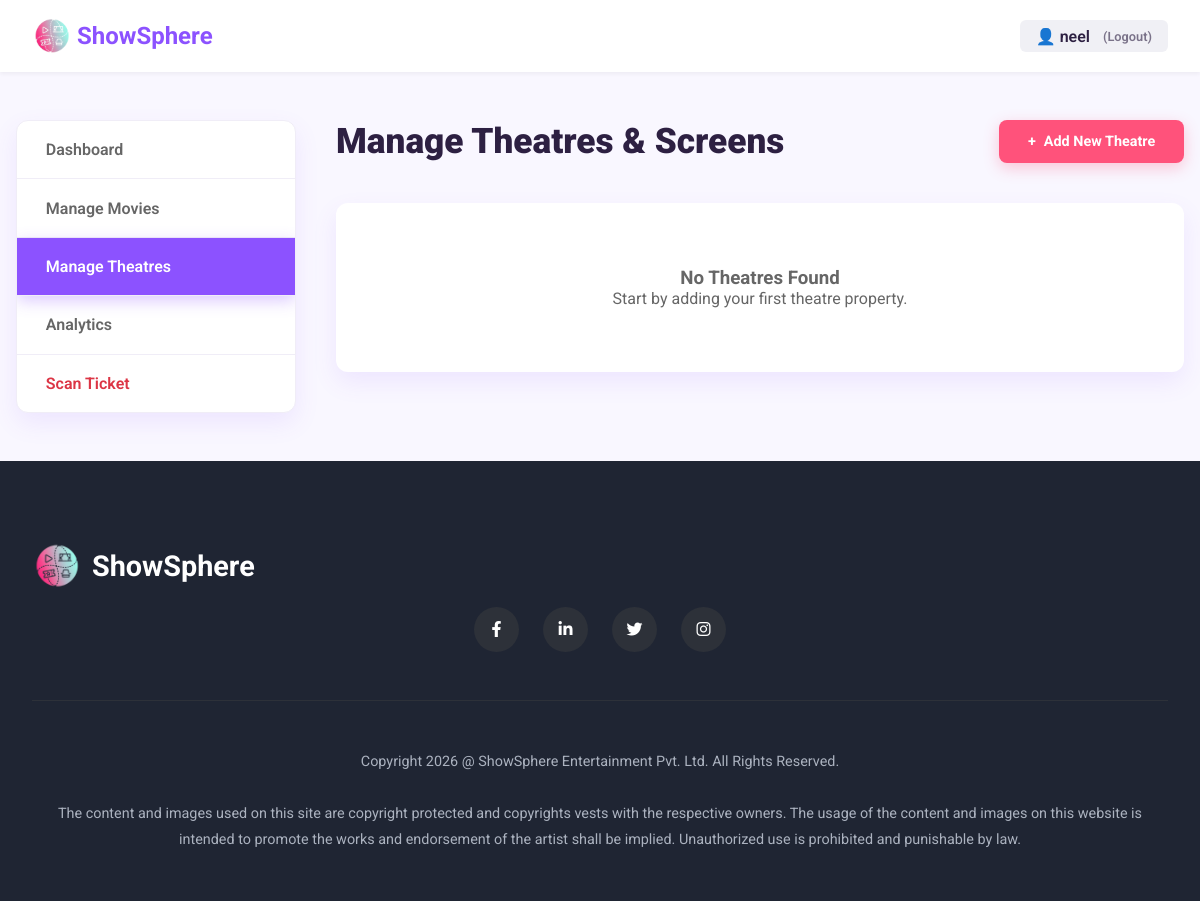
/theatre/theatres/ (signed in), run on an earlier commit of the app's database.
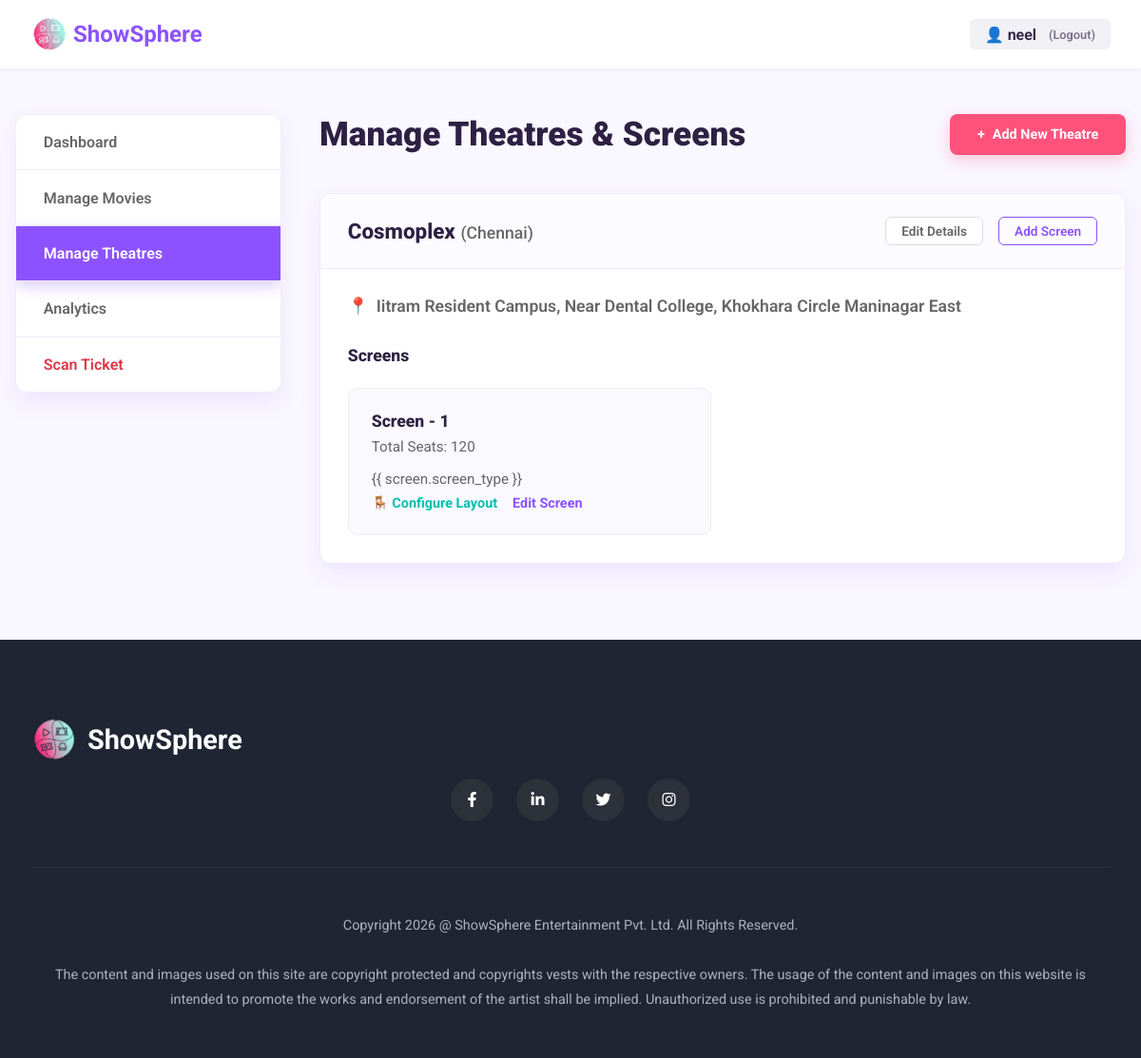
And on a later commit of the database.
### booking/models.py (models this page shows, shortened)
class Theatre(models.Model):
    owner = models.ForeignKey(TheatreOwnerProfile, on_delete=models.CASCADE, related_name='theatres')
    name = models.CharField(max_length=200, help_text='Theatre/Cinema name with location')
    city = models.ForeignKey(City, on_delete=models.CASCADE, related_name='theatres')
    address = models.TextField()
    total_screens = models.PositiveIntegerField()
    facilities = models.TextField(blank=True, help_text='Parking, Food Court, 3D, IMAX, etc.')
    is_active = models.BooleanField(default=True)
    created_at = models.DateTimeField(auto_now_add=True)
    class Meta:
        ordering = ['name']

class City(models.Model):
    name = models.CharField(max_length=100, unique=True)
    state = models.ForeignKey(State, on_delete=models.CASCADE, related_name='cities')
    is_active = models.BooleanField(default=True)
    class Meta:
        verbose_name_plural = 'Cities'
        ordering = ['name']

class Screen(models.Model):
    theatre = models.ForeignKey(Theatre, on_delete=models.CASCADE, related_name='screens')
    name = models.CharField(max_length=50, help_text='Screen 1, Audi 2, etc.')
    total_seats = models.PositiveIntegerField()
    SCREEN_FORMAT_CHOICES = [
        ('2D', '2D'),
        ('3D', '3D'),
        ('IMAX', 'IMAX'),
        ('4DX', '4DX'),
        ('IMAX_3D', 'IMAX 3D'),
        ('DOLBY_ATMOS', 'Dolby Atmos'),
        ('SCREEN_X', 'ScreenX'),
    ]
    screen_type = models.CharField(
        max_length=100,
        default='2D',
        blank=True,
        help_text='Supported formats (comma-separated): 2D, 3D, IMAX, etc.'
    )
    rows = models.IntegerField(default=10, help_text='Number of rows')
    seats_per_row = models.IntegerField(default=15, help_text='Average seats per row')
    seat_layout = models.JSONField(default=dict, blank=True, help_text='Complete seat configuration')
    price_tiers = models.JSONField(default=dict, blank=True, help_text='Pricing tiers')
    is_active = models.BooleanField(default=True)
    class Meta:
        ordering = ['name']
        unique_together = ['theatre', 'name']

### booking/views.py (the view)
# urls.py: path('theatre/theatres/', views.manage_theatres, name='manage_theatres'),
@approved_theatre_owner_required
def manage_theatres(request):
    profile = request.user.theatre_profile
    theatres = Theatre.objects.filter(owner=profile).order_by('-created_at')
    context = {
        'theatres': theatres,
    }
    return render(request, 'theatre/manage_theatres.html', context)

### templates/theatre/manage_theatres.html (shortened to what the changed rows need)
{% load static %}
<!DOCTYPE html>
<html lang="en">
<head>
    <link rel="stylesheet" href="https://cdnjs.cloudflare.com/ajax/libs/font-awesome/6.0.0/css/all.min.css">
</head>
<body>
    <main class="main-layout">
        <section class="content">
            <div class="page-header">
                <h1 class="page-title">Manage Theatres & Screens</h1>
            </div>
            {% for theatre in theatres %}
            <div class="theatre-card">
                <div class="theatre-header">
                    <h2 class="theatre-name">{{ theatre.name }} <span>({{ theatre.city.name }})</span></h2>
                    <div class="header-actions">
                        <a href="{% url 'booking:edit_theatre' theatre.id %}" class="btn-sm btn-action-outline">Edit
                            Details</a>
                        <a href="{% url 'booking:create_screen' theatre.id %}" class="btn-sm btn-action-primary">Add
                            Screen</a>
                    </div>
                </div>
                <div class="theatre-body">
                    <div class="location-info">
                        <span>📍</span> {{ theatre.address }}
                    </div>
                    <div class="screens-section">
                        <h3>Screens</h3>
                        <div class="screens-grid">
                            {% for screen in theatre.screens.all %}
                            <div class="screen-card">
                                <h4 class="screen-name">{{ screen.name }}</h4>
                                <span class="screen-seats">Total Seats: {{ screen.total_seats }}</span>
                                <span class="screen-seats" style="display: block; margin-bottom: 0.5rem;">{{
                                    screen.screen_type }}</span>
                                <div style="display: flex; gap: 1rem; flex-wrap: wrap;">
                                    <a href="{% url 'booking:configure_screen_layout' screen.id %}"
                                        class="btn-edit-screen" style="color: #00BFB2;">🪑 Configure Layout</a>
                                    <a href="{% url 'booking:edit_screen' screen.id %}" class="btn-edit-screen">Edit
                                        Screen</a>
                                </div>
                            </div>
                            {% empty %}
                            <div class="empty-state"
                                style="grid-column: 1/-1; padding: 1rem; color: var(--text-light); background: #f9f9ff; border-radius: 8px;">
                                No screens added yet. Add a screen to start scheduling shows.
                            </div>
                            {% endfor %}
                        </div>
                    </div>
                </div>
            </div>
            {% empty %}
            <div class="empty-state"
                style="text-align: center; padding: 4rem; color: var(--text-light); background: var(--white); border-radius: var(--border-radius); box-shadow: var(--shadow);">
                <h3>No Theatres Found</h3>
                <p>Start by adding your first theatre property.</p>
            </div>
            {% endfor %}
        </section>
    </main>
</body>
</html>

What changed in the data, as far as the page shows it:
added Theatre: name "Cosmoplex", city.name "Chennai", address "Iitram Resident Campus, Near Dental College, Khokhara Circle Maninagar East"
added Screen: name "Screen - 1", total_seats "120"
Also different on the page:
text no longer shown: "No Theatres Found Start by adding your first theatre property."
